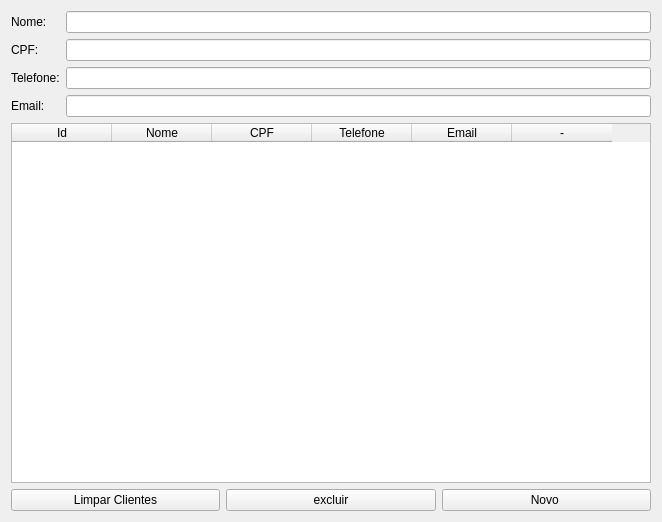
<?xml version="1.0" encoding="UTF-8"?>
<ui version="4.0">
 <class>Form</class>
 <widget class="QWidget" name="Form">
  <property name="geometry">
   <rect>
    <x>0</x>
    <y>0</y>
    <width>654</width>
    <height>514</height>
   </rect>
  </property>
  <property name="windowTitle">
   <string>Form</string>
  </property>
  <layout class="QVBoxLayout" name="verticalLayout_2">
   <item>
    <layout class="QVBoxLayout" name="layout_principal">
     <item>
      <layout class="QFormLayout" name="formLayout">
       <item row="0" column="0">
        <widget class="QLabel" name="label_2">
         <property name="text">
          <string>Nome:</string>
         </property>
        </widget>
       </item>
       <item row="0" column="1">
        <widget class="QLineEdit" name="nome_line"/>
       </item>
       <item row="1" column="0">
        <widget class="QLabel" name="label_3">
         <property name="text">
          <string>CPF:</string>
         </property>
        </widget>
       </item>
       <item row="1" column="1">
        <widget class="QLineEdit" name="cpf_line"/>
       </item>
       <item row="2" column="0">
        <widget class="QLabel" name="label_4">
         <property name="text">
          <string>Telefone:</string>
         </property>
        </widget>
       </item>
       <item row="2" column="1">
        <widget class="QLineEdit" name="telefone_line"/>
       </item>
       <item row="3" column="0">
        <widget class="QLabel" name="label_5">
         <property name="text">
          <string>Email:</string>
         </property>
        </widget>
       </item>
       <item row="3" column="1">
        <widget class="QLineEdit" name="email_line"/>
       </item>
      </layout>
     </item>
     <item>
      <widget class="QTableWidget" name="tableWidget">
       <property name="minimumSize">
        <size>
         <width>640</width>
         <height>360</height>
        </size>
       </property>
       <column>
        <property name="text">
         <string>Id</string>
        </property>
       </column>
       <column>
        <property name="text">
         <string>Nome</string>
        </property>
       </column>
       <column>
        <property name="text">
         <string>CPF</string>
        </property>
       </column>
       <column>
        <property name="text">
         <string>Telefone</string>
        </property>
       </column>
       <column>
        <property name="text">
         <string>Email</string>
        </property>
       </column>
       <column>
        <property name="text">
         <string>-</string>
        </property>
       </column>
      </widget>
     </item>
     <item>
      <layout class="QHBoxLayout" name="horizontalLayout">
       <item>
        <widget class="QPushButton" name="limpar_btn">
         <property name="text">
          <string>Limpar Clientes</string>
         </property>
        </widget>
       </item>
       <item>
        <widget class="QPushButton" name="excluir_btn">
         <property name="text">
          <string>excluir</string>
         </property>
        </widget>
       </item>
       <item>
        <widget class="QPushButton" name="novo_btn">
         <property name="text">
          <string>Novo </string>
         </property>
        </widget>
       </item>
      </layout>
     </item>
    </layout>
   </item>
  </layout>
 </widget>
 <resources/>
 <connections/>
</ui>
